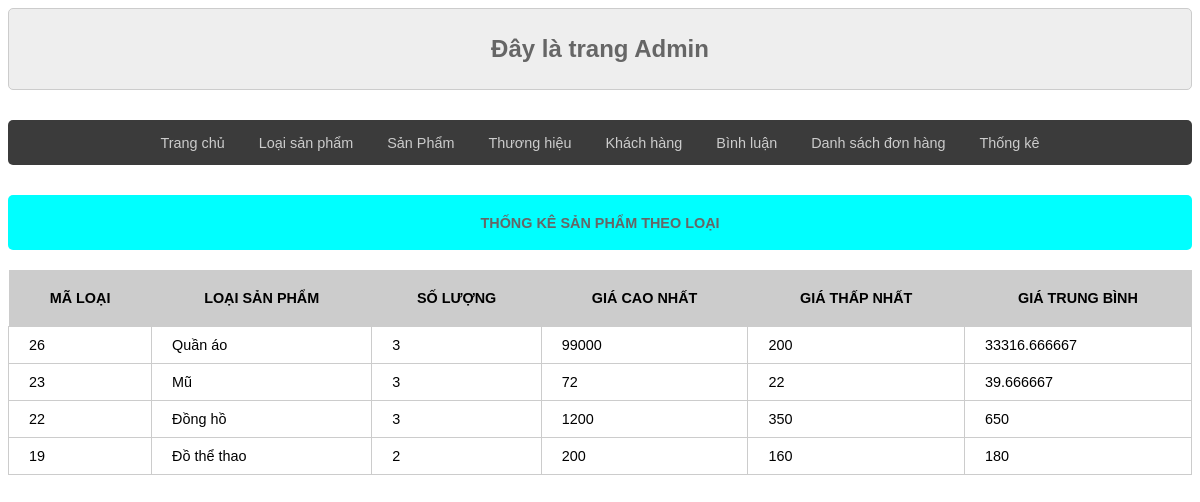
The page /admin/index.php?act=thongke on the database its author committed.
### tables this page shows
CREATE TABLE `tbl_cartegory` (
  `cartegory_id` int(11) NOT NULL,
  `cartegory_name` varchar(255) NOT NULL
);

### model/pdo.php (called while the page is built, shortened)
<?php
function pdo_get_connection()
{
    $dburl = "mysql:host=localhost;dbname=website_qlbanhang;charset=utf8";
    $username = 'root';
    $password = '';
    $conn = new PDO($dburl, $username, $password);
    $conn->setAttribute(PDO::ATTR_ERRMODE, PDO::ERRMODE_EXCEPTION);
    return $conn;
}
function pdo_query($sql)
{
    $sql_args = array_slice(func_get_args(), 1);
    try {
        $conn = pdo_get_connection();
        $stmt = $conn->prepare($sql);
        $stmt->execute($sql_args);
        $rows = $stmt->fetchAll();
        return $rows;
    } catch (PDOException $e) {
        throw $e;
    }
}
?>

### model/cart.php (called while the page is built, shortened)
<?php
function load_all_thongke()
{
    $sql = "SELECT tbl_cartegory.cartegory_name as tendm,tbl_cartegory.cartegory_id as madm,
     count(tbl_product.product_id) as countsp,
    min(tbl_product.product_price) as minprice,
    max(tbl_product.product_price) as maxprice,
    avg(tbl_product.product_price) as avgprice";
    $sql .= " FROM tbl_product left join tbl_cartegory on tbl_cartegory.cartegory_id = tbl_product.cartegory_id";
    $sql .= " GROUP BY tbl_cartegory.cartegory_id ORDER BY tbl_cartegory.cartegory_id DESC";
    $listtk = pdo_query($sql);
    return $listtk;
}
?>

### admin/thongke/list.php (the view, shortened to what this page needs)
<div class="row">
    <div class="row frmtitle">
        <h1>THỐNG KÊ SẢN PHẨM THEO LOẠI</h1>
    </div>
    <div class="row frmcontent">
        <div class="row mb frmdsloai">
            <table>
                <tr>
                    <th>MÃ LOẠI</th>
                    <th>LOẠI SẢN PHẨM</th>
                    <th>SỐ LƯỢNG</th>
                    <th>GIÁ CAO NHẤT</th>
                    <th>GIÁ THẤP NHẤT</th>
                    <th>GIÁ TRUNG BÌNH</th>
                </tr>
                <?php
                foreach ($listthongke as $tk) {
                    extract($tk);
                    echo '<tr>
                    <td>' . $madm . '</td>
                    <td>' . $tendm . '</td>
                    <td>' . $countsp . '</td>
                    <td>' . $maxprice . '</td>
                    <td>' . $minprice . '</td>
                    <td>' . $avgprice . '</td>
                </tr>';
                }
                ?>
            </table>
        </div>
    </div>
</div>

### view/css/style.css (style rules this page uses)
* { box-sizing: border-box; font-family: sans-serif; font-size: 1.2vw; }
.row { float: left; width: 100%; }
.mb { margin-bottom: 30px; }
.frmtitle { background-color: aqua; color: #666; border-radius: 5px; padding: 10px 20px; }
.frmtitle h1 { text-align: center; }
.frmcontent { padding: 20px 0px; }
.frmdsloai table { width: 100%; border-collapse: collapse; }
.frmdsloai table th { padding: 20px; background-color: #ccc; }
.frmdsloai table td { padding: 10px 20px; border: 1px #ccc solid; }

### rows shown on the page
tbl_cartegory: cartegory_id "26", cartegory_name "Quần áo", countsp "3", maxprice "99000", minprice "200", avgprice "33316.666667"
tbl_cartegory: cartegory_id "23", cartegory_name "Mũ", countsp "3", maxprice "72", minprice "22", avgprice "39.666667"
tbl_cartegory: cartegory_id "22", cartegory_name "Đồng hồ", countsp "3", maxprice "1200", minprice "350", avgprice "650"
tbl_cartegory: cartegory_id "19", cartegory_name "Đồ thể thao", countsp "2", maxprice "200", minprice "160", avgprice "180"
